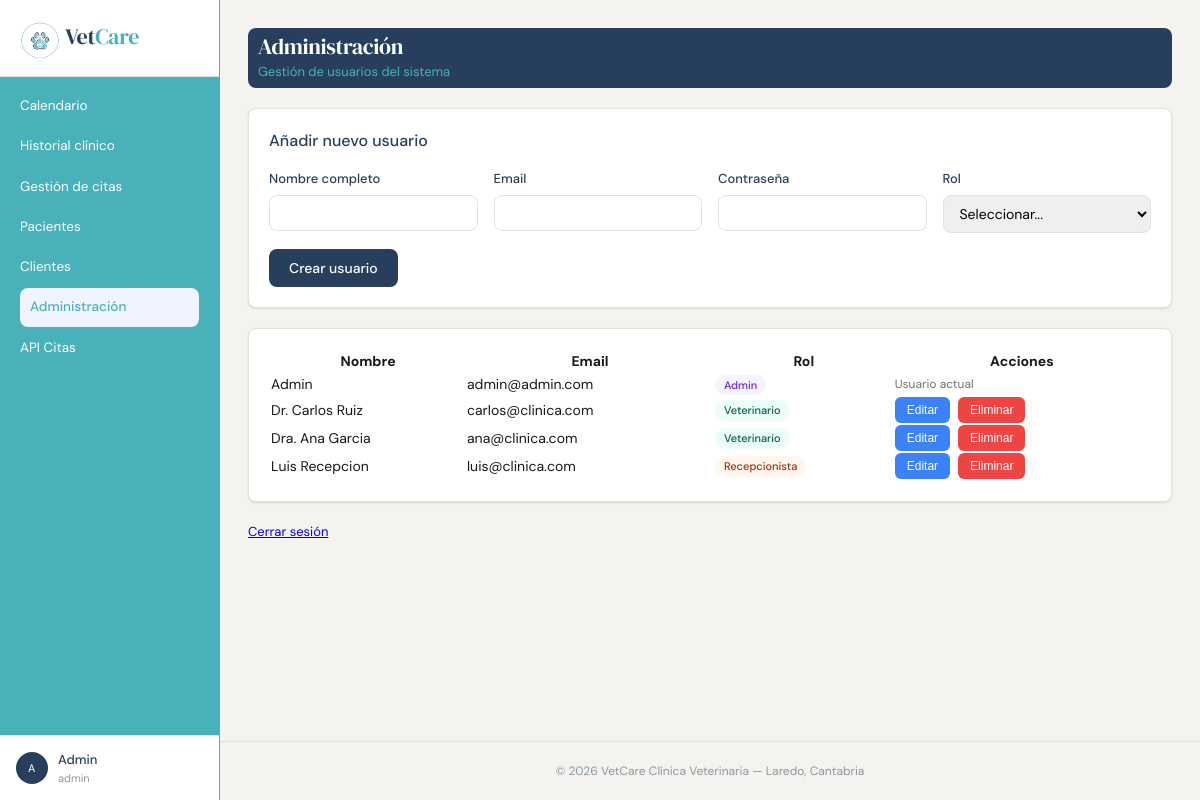
The page /admin.php (signed in) on the database its author committed.
### tables this page shows
CREATE TABLE usuarios (
    id_usuario      INT AUTO_INCREMENT PRIMARY KEY,
    nombre_completo VARCHAR(100) NOT NULL,
    email           VARCHAR(100) NOT NULL UNIQUE,
    password        VARCHAR(32)  NOT NULL,
    rol             ENUM('admin', 'veterinario', 'recepcionista', 'cliente') NOT NULL
);

### admin.php (the view, shortened to what this page needs)
<?php
include "includes/config.php";
$nombre_completo = $_SESSION['nombre'];
$partes = explode(" ", $nombre_completo);
$iniciales = strtoupper(substr($partes[0], 0, 1));
$sql = "SELECT * FROM usuarios WHERE rol != 'cliente' ORDER BY rol, nombre_completo";
$resultado = mysqli_query($conexion, $sql);
?>
<!DOCTYPE html>
<html lang="es">
<head>
    <link href="https://cdnjs.cloudflare.com/ajax/libs/datatables/1.10.21/css/jquery.dataTables.min.css"
        rel="stylesheet">
    <link rel="stylesheet" href="estilos.css?v=500">
</head>
<body>
    <aside class="menu-lateral">
        <div class="menu-logo">
            <img src="img/logo.png" alt="Logo VetCare" class="logo-img">
            Vet<span>Care</span>
        </div>
        <nav class="menu-nav">
            <a href="calendario.php" class="menu-enlace">Calendario</a>
            <a href="historial.php" class="menu-enlace">Historial clínico</a>
            <a href="citas.php" class="menu-enlace">Gestión de citas</a>
            <a href="pacientes.php" class="menu-enlace">Pacientes</a>
            <a href="clientes.php" class="menu-enlace">Clientes</a>
            <a href="admin.php" class="menu-enlace activo">Administración</a>
            <a href="api_citas.php" class="menu-enlace">API Citas</a>
        </nav>
        <div class="menu-pie">
            <div class="usuario-activo">
                <div class="usuario-iniciales"><?php echo $iniciales; ?></div>
                <div class="usuario-datos">
                    <span class="usuario-nombre"><?php echo $_SESSION['nombre']; ?></span>
                    <span class="usuario-rol"><?php echo $_SESSION['rol']; ?></span>
                </div>
            </div>
        </div>
    </aside>
    <div class="contenedor-principal">
        <main class="contenido">
            <div class="cabecera-pagina">
                <div>
                    <h1 class="titulo-pagina">Administración</h1>
                    <p class="subtitulo-pagina">Gestión de usuarios del sistema</p>
                </div>
            </div>
            <div class="tarjeta tarjeta-form">
                <div class="tarjeta-cuerpo">
                    <h3 class="form-seccion-titulo">Añadir nuevo usuario</h3>
                    <form method="POST" action="admin.php" autocomplete="off">
                        <div class="form-grid-4">
                            <div>
                                <label class="form-label">Nombre completo</label>
                                <input type="text" name="nombre" required class="form-input">
                            </div>
                            <div>
                                <label class="form-label">Email</label>
                                <input type="email" name="email" required class="form-input">
                            </div>
                            <div>
                                <label class="form-label">Contraseña</label>
                                <input type="password" name="password" required class="form-input">
                            </div>
                            <div>
                                <label class="form-label">Rol</label>
                                <select name="rol" required class="form-input">
                                    <option value="">Seleccionar...</option>
                                </select>
                            </div>
                        </div>
                        <div class="form-submit">
                            <button type="submit" class="btn-submit">
                                Crear usuario
                            </button>
                        </div>
                    </form>
                </div>
            </div>
            <div class="tarjeta">
                <div class="tarjeta-cuerpo">
                    <table id="tablaUsuarios" class="tabla-wrapper">
                        <thead>
                            <tr>
                                <th>Nombre</th>
                                <th>Email</th>
                                <th>Rol</th>
                                <th>Acciones</th>
                            </tr>
                        </thead>
                        <tbody>
                            <?php while ($fila = mysqli_fetch_assoc($resultado)) { ?>
                                <tr>
                                    <td><?php echo $fila['nombre_completo']; ?></td>
                                    <td><?php echo $fila['email']; ?></td>
                                    <td>
                                        <span class="etiqueta etiqueta-<?php echo $fila['rol']; ?>">
                                            <?php echo ucfirst($fila['rol']); ?>
                                        </span>
                                    </td>
                                    <td>
                                        <div class="acciones-columna">
                                            <?php if ($fila['id_usuario'] != $_SESSION['id_usuario']) { ?>
                                                <button class="btn-accion btn-editar"
                                                    onclick='editarUsuario(<?php echo json_encode($fila); ?>)'>Editar</button>
                                                <form method="POST" class="form-accion-fila" action="procesar_admin.php"
                                                    onsubmit="return confirm('¿Eliminar este usuario? Esta acción no se puede deshacer.')">
                                                    <button type="submit" class="btn-accion btn-eliminar">Eliminar</button>
                                                </form>
                                            <?php } else { ?>
                                                <span class="texto-usuario-actual">Usuario actual</span>
                                            <?php } ?>
                                        </div>
                                    </td>
                                </tr>
                            <?php } ?>
                        </tbody>
                    </table>
                </div>
            </div>
            <p class="cerrar-sesion">
                <a href="logout.php">Cerrar sesión</a>
            </p>
        </main>
        <footer class="pie-pagina">
            <p>&copy; 2026 VetCare Clínica Veterinaria — Laredo, Cantabria</p>
        </footer>
    </div>
</body>
</html>

### estilos.css (style rules this page uses)
* { box-sizing: border-box; margin: 0; padding: 0; }
body { font-family: 'DM Sans', sans-serif; background: #f4f3f0; color: #181816; font-size: 14px; line-height: 1.5; display: flex; min-height: 100vh; }
.menu-lateral { width: 220px; background: #49b1b9 !important; border-right: 1px solid #49b1b9; display: flex; flex-direction: column; position: fixed; top: 0; left: 0; height: 100vh; z-index: 50; color: #f4f3f0; }
.menu-logo { font-family: 'DM Serif Display', serif; font-size: 22px; letter-spacing: -.3px; padding: 20px 20px 16px; display: flex; border-bottom: 1px solid #e3e1db; color: #273f5c; flex-shrink: 0; background-color: white; }
.menu-logo span { color: #49b1b9; }
.logo-img { width: 40px; height: 40px; margin-right: 5px; flex-shrink: 0; }
.menu-nav { flex: 1; padding: 10px 10px 0; display: flex; flex-direction: column; gap: 2px; overflow-y: auto; }
.menu-enlace { display: flex; align-items: center; gap: 10px; padding: 9px 10px; border-radius: 8px; color: white; text-decoration: none; font-size: 13.5px; transition: background .12s, color .12s; }
.menu-enlace.activo { background: #eff4ff; color: #49b1b9; font-weight: 500; border-radius: 8px; margin: 0 10px; }
.menu-pie { padding: 14px 16px; border-top: 1px solid #e3e1db; flex-shrink: 0; background-color: #ffffff; }
.usuario-activo { display: flex; align-items: center; gap: 10px; }
.usuario-iniciales { width: 32px; height: 32px; border-radius: 50%; background: #273f5c !important; color: #ffffff; font-size: 11px; font-weight: 600 bold; display: flex; align-items: center; justify-content: center; flex-shrink: 0; letter-spacing: .5px; }
.usuario-datos { display: flex; flex-direction: column; min-width: 0; }
.usuario-nombre { font-size: 13px; font-weight: 500; white-space: nowrap; overflow: hidden; text-overflow: ellipsis; color: #273f5c; }
.usuario-rol { font-size: 11px; color: #8c979f; }
.contenedor-principal { margin-left: 220px; flex: 1; display: flex; flex-direction: column; min-width: 0; }
.contenido { padding: 28px 28px 40px; flex: 1; }
.cabecera-pagina { display: flex; align-items: flex-start; justify-content: space-between; flex-wrap: wrap; height: 25px; gap: 1px; margin-bottom: 20px; background-color: #273f5c; height: 60px; border-radius: 8px; }
.titulo-pagina { font-family: 'DM Serif Display', serif; font-size: 22px; font-weight: 400; letter-spacing: -.4px; line-height: 1.2; color: #ffffff; margin-left: 10px; margin-top: 5px; }
.subtitulo-pagina { font-size: 13px; color: #49b1b9; margin-top: 3px; margin-left: 10px; }
.tarjeta { background: #ffffff; border: 1px solid #e3e1db; border-radius: 8px; box-shadow: 0 1px 3px rgba(0, 0, 0, .07), 0 1px 2px rgba(0, 0, 0, .05); }
.tarjeta-cuerpo { padding: 20px; }
.etiqueta { display: inline-block; padding: 2px 9px; border-radius: 20px; font-size: 11px; font-weight: 500; }
.etiqueta-admin { background: #f5f3ff; color: #6d28d9; }
.etiqueta-veterinario { background: #ecfdf5; color: #065f46; }
.etiqueta-recepcionista { background: #fff7ed; color: #9a3412; }
.btn-accion { padding: 6px 12px; border: none; border-radius: 6px; font-size: 12px; font-weight: 500; cursor: pointer; transition: opacity 0.2s; }
.btn-editar { background: #3b82f6; color: #fff; }
.btn-eliminar { background: #ef4444; color: #fff; }
.acciones-columna { display: flex; gap: 8px; align-items: center; }
.tarjeta-form { margin-bottom: 20px; }
.form-seccion-titulo { font-size: 16px; font-weight: 500; margin-bottom: 16px; color: #273f5c; }
.form-grid-4 { display: grid; grid-template-columns: 1fr 1fr 1fr 1fr; gap: 16px; }
.form-label { display: block; font-size: 13px; font-weight: 500; margin-bottom: 6px; color: #273f5c !important; }
.form-input { width: 100%; padding: 8px 12px; border: 1px solid #e3e1db; border-radius: 8px; font-size: 14px; font-family: 'DM Sans', sans-serif; }
.form-submit { margin-top: 16px; }
.btn-submit { padding: 10px 20px; background: #273f5c; color: #fff; border: none; border-radius: 8px; font-size: 14px; font-weight: 500; cursor: pointer; font-family: 'DM Sans', sans-serif; }
.tabla-wrapper { width: 100%; }
.form-accion-fila { margin: 0; }
.texto-usuario-actual { font-size: 12px; color: #70706a; }
.cerrar-sesion { margin-top: 20px; font-size: 13px; }
.pie-pagina { padding: 20px 28px; border-top: 1px solid #e3e1db; color: #8c979f; font-size: 12px; text-align: center; margin-top: auto; }

### rows shown on the page
usuarios: nombre_completo "Admin", email "admin@admin.com", rol "Admin", shows "Usuario actual"
usuarios: nombre_completo "Dr. Carlos Ruiz", email "carlos@clinica.com", rol "Veterinario"
usuarios: nombre_completo "Dra. Ana Garcia", email "ana@clinica.com", rol "Veterinario"
usuarios: nombre_completo "Luis Recepcion", email "luis@clinica.com", rol "Recepcionista"

### other values the page prints
$iniciales "A"
$_SESSION['nombre'] "Admin"
$_SESSION['rol'] "admin"
